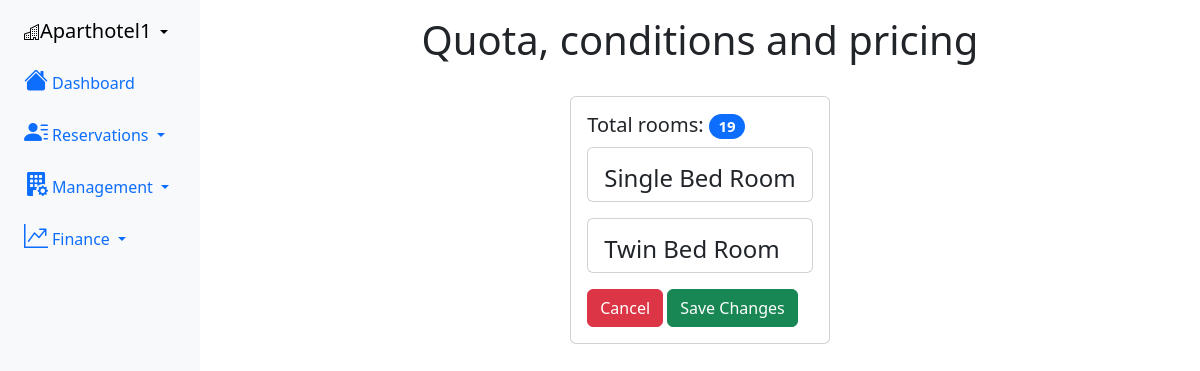
Page /website/editQuotaConditions/ on the committed database.
### website/models.py (models this page shows)
class priceForRoomType(models.Model):
    roomPricesID = models.AutoField(primary_key=True)
    roomType = models.CharField(max_length=25, choices=buildingRoom.ROOMTYPE, null=True, blank=True)
    roomPrice = models.DecimalField(max_digits=8, decimal_places=2)
    def __str__(self):
        return str(self.roomType) + " = " + str(self.roomPrice)

### website/views.py (the view)
# urls.py: path('editQuotaConditions/', views.editQuotaConditions, name='editQuotaConditions'),
def editQuotaConditions(request):
    totalHotelRooms = len(buildingRoom.objects.filter(roomSection='Hotel'))
    data = []
    roomPricing = priceForRoomType.objects.all()
    for roomType in roomPricing:
        rooms = buildingRoom.objects.filter(roomType=roomType)
        roomTypeData = {
            'roomType': roomType.roomType,
            'rooms': []
        }
        for room in rooms:
            roomData = {
                'room_num': room.roomNum,
                'room_price': roomType.roomPrice
            }
            roomTypeData['rooms'].append(roomData)
        data.append(roomTypeData)
    if request.method == 'POST':
        form = roomConditionForm(request.POST)
        if form.is_valid():
            roomType = form.cleaned_data['roomType']
            roomPrice = form.cleaned_data['roomPrice']
            buildingRoom.objects.filter(roomType=roomType).update(roomPrice=roomPrice)
    else:
        form = roomConditionForm()
    context = {
        'data': data,
        'form': form,
        'totalHotelRooms': totalHotelRooms,
    }
    return render(request, 'editQuotaConditions.html', context)

### website/templates/website/editQuotaConditions.html (shortened to what this page needs)
{% extends 'website/baseTemplate.html' %}
{% block content %}
    <div class="col">
        <div class="row">
            <div class="col d-flex justify-content-center" style="padding: 1rem;">
                <h1 class="pageHeader">Quota, conditions and pricing</h1>
            </div>
        </div>
        <div class="row">
            <div class="col d-flex justify-content-center">
                <div class="card" id="quotaConditionsCard">
                    <div class="card-body">
                        <div class="row">
                            <div class="col">
                                <h5>Total rooms:
                                    <span class="badge rounded-pill text-bg-primary">{{totalHotelRooms}}</span>
                                </h5>
                            </div>
                        </div>
                        <form method="post" action="{% url 'editQuotaConditions' %}">
                            {% for roomTypeData in data %}
                                <div class="card mb-3">
                                    <div class="card-body" id="roomConditions" style="padding-bottom: 0;">
                                        <div class="row">
                                            <div class="col">
                                                <h4 class="card-title">{{ roomTypeData.roomType }}</h4>
                                            </div>
                                        </div>
                                    </div>
                                </div>
                            {% endfor %}
                            <div class="row">
                                <div class="col">
                                    <a class="btn btn-danger" href="{% url 'quotaConditions' %}">Cancel</a>
                                    <button class="btn btn-success" type="submit">Save Changes</button>
                                </div>
                            </div>
                        </form>
                    </div>
                </div>
            </div>
        </div>
    </div>
{% endblock %}

### website/static/website/style.css (style rules this page uses)
.pageHeader { margin-bottom: 1rem; }
#quotaConditionsCard { display: flex; flex-direction: column; overflow: hidden; height: 100%; }
#roomConditions { padding: 1rem; }

### rows in the picture
priceForRoomType: roomType "Single Bed Room"
priceForRoomType: roomType "Twin Bed Room"

### other values in the picture
{{ totalHotelRooms }} "19"
